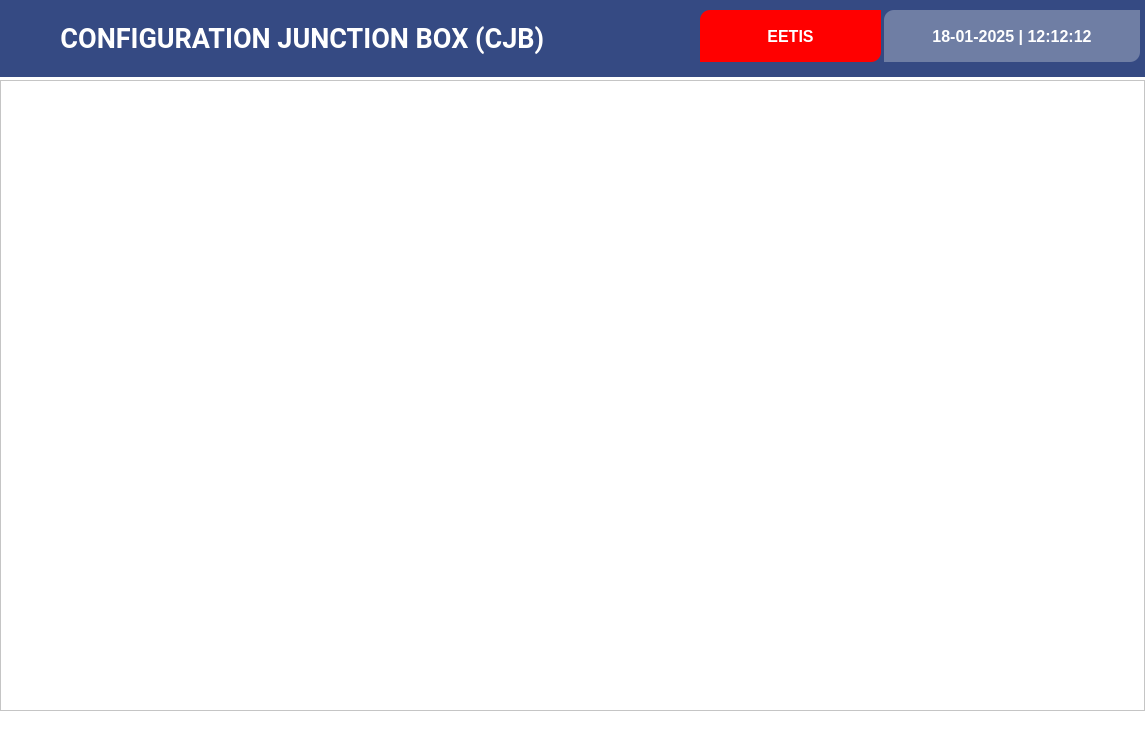
<?xml version="1.0" encoding="UTF-8"?>
<ui version="4.0">
 <class>MainWindow</class>
 <widget class="QMainWindow" name="MainWindow">
  <property name="geometry">
   <rect>
    <x>0</x>
    <y>0</y>
    <width>1145</width>
    <height>732</height>
   </rect>
  </property>
  <property name="windowTitle">
   <string>MainWindow</string>
  </property>
  <property name="styleSheet">
   <string notr="true">background-color: rgb(255, 255, 255);</string>
  </property>
  <widget class="QWidget" name="centralWidget">
   <widget class="QLabel" name="lblHederName">
    <property name="geometry">
     <rect>
      <x>0</x>
      <y>0</y>
      <width>1145</width>
      <height>77</height>
     </rect>
    </property>
    <property name="font">
     <font>
      <family>Roboto</family>
      <pointsize>20</pointsize>
      <weight>75</weight>
      <bold>true</bold>
      <underline>false</underline>
     </font>
    </property>
    <property name="styleSheet">
     <string notr="true">background-color: rgb(53, 74, 131); 
color: rgb(255, 255, 255);</string>
    </property>
    <property name="text">
     <string>         CONFIGURATION JUNCTION BOX (CJB)</string>
    </property>
    <property name="alignment">
     <set>Qt::AlignLeading|Qt::AlignLeft|Qt::AlignVCenter</set>
    </property>
   </widget>
   <widget class="QFrame" name="frmMain">
    <property name="geometry">
     <rect>
      <x>0</x>
      <y>80</y>
      <width>1145</width>
      <height>631</height>
     </rect>
    </property>
    <property name="frameShape">
     <enum>QFrame::StyledPanel</enum>
    </property>
    <property name="frameShadow">
     <enum>QFrame::Raised</enum>
    </property>
   </widget>
   <widget class="QLabel" name="lblDateTime">
    <property name="geometry">
     <rect>
      <x>884</x>
      <y>10</y>
      <width>256</width>
      <height>52</height>
     </rect>
    </property>
    <property name="font">
     <font>
      <pointsize>12</pointsize>
      <weight>75</weight>
      <bold>true</bold>
     </font>
    </property>
    <property name="styleSheet">
     <string notr="true">background:color rgb(150,160,186,60%);
color:white;
border-bottom-right-radius:10px;
border-top-left-radius:10px;</string>
    </property>
    <property name="text">
     <string>18-01-2025 | 12:12:12</string>
    </property>
    <property name="alignment">
     <set>Qt::AlignCenter</set>
    </property>
   </widget>
   <widget class="QLabel" name="lblCommStatus">
    <property name="geometry">
     <rect>
      <x>700</x>
      <y>10</y>
      <width>181</width>
      <height>52</height>
     </rect>
    </property>
    <property name="font">
     <font>
      <pointsize>12</pointsize>
      <weight>75</weight>
      <bold>true</bold>
     </font>
    </property>
    <property name="styleSheet">
     <string notr="true">background-color: rgb(255, 0, 0); 
color:white;
border-bottom-right-radius:10px;
border-top-left-radius:10px;</string>
    </property>
    <property name="text">
     <string>EETIS</string>
    </property>
    <property name="alignment">
     <set>Qt::AlignCenter</set>
    </property>
   </widget>
  </widget>
 </widget>
 <layoutdefault spacing="6" margin="11"/>
 <resources/>
 <connections/>
</ui>
